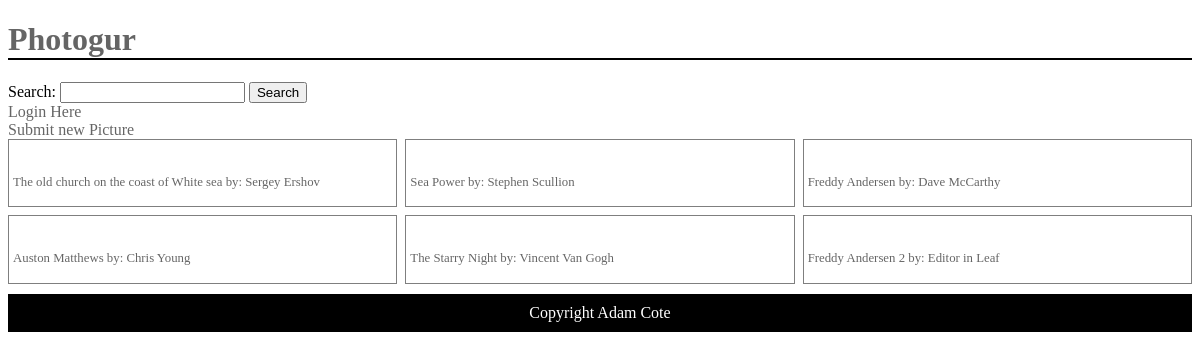
Page /pictures/ on the earlier database version.
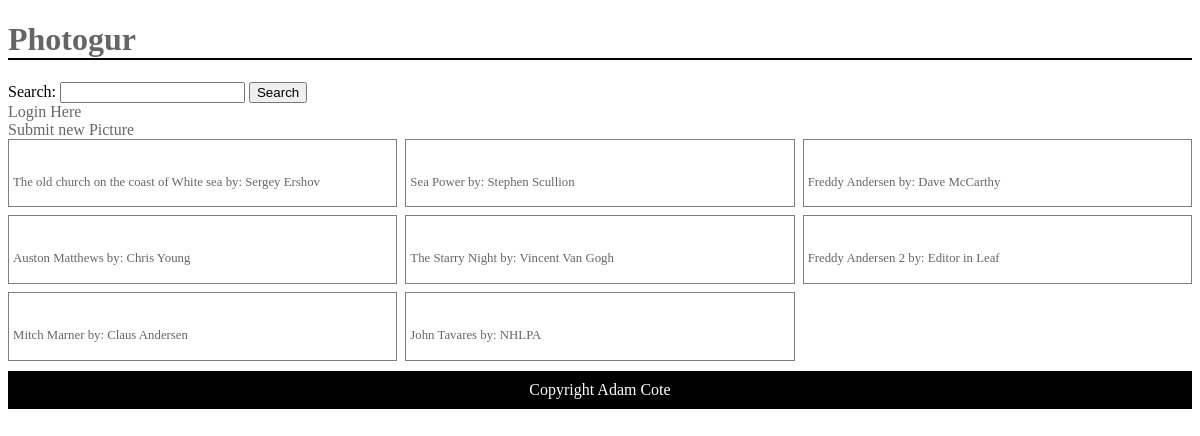
Same page on the later database version.
### photogur/models.py (models this page shows, shortened)
class Picture(models.Model):
    title = models.CharField(max_length=255)
    artist = models.CharField(max_length=255)
    url = models.CharField(max_length=255)
    user = models.ForeignKey(User , on_delete=models.CASCADE, related_name='pictures')

### photogur/views.py (the view)
# urls.py: path('pictures/', pictures, name="main_page"),
def pictures(request):
    context = {'pictures': Picture.objects.all()}
    response = render(request, 'pictures.html', context)
    return HttpResponse(response)

### photogur/templates/pictures.html (shortened to what this page needs)
{% extends 'base.html' %}
{% load staticfiles %}
{% block css %}
<link rel="stylesheet" href="{% static 'css/main.css' %}">
{% endblock %}
{% block content %}
{% for picture in pictures %}
<div class="pic">
    <a href="{% url 'picture_details' id=picture.pk %}">
    </a>
    <p class="caption">{{ picture.title }} by: {{ picture.artist }}</p>
</div>
{% endfor %}
{% endblock %}

### photogur/templates/base.html (shortened to what this page needs)
{% load staticfiles %}
<!DOCTYPE html>
<html lang="en">
<head>
    {% block css %}{% endblock %}
</head>
<body>
    <header>
        <h1> <a href="{% url 'main_page' %}">Photogur</a></h1>
        <form class="search" action="{% url 'picture_search' %}" method="GET">
            <label for="picture-search">
                <span>Search:</span>
                <input type="search" id="picture-search" name="query" value="{{ query }}"/>
            </label>
            <input type="submit" value="Search" />
        </form>
          {% if request.user.is_authenticated %}
            <a href="{% url 'logout' %}"> Logout Here </a>
        {% else %}
            <a href="{% url 'login' %}"> Login Here </a>
         {% endif %}
        <a href="{% url 'submit' %}">Submit new Picture</a>
    </header>
<main>
    {% block content %}
    {% endblock %}
</main>
    <footer> Copyright Adam Cote </footer>
</body>
</html>

### photogur/static/css/main.css (style rules this page uses)
main { display: grid; grid-template-columns: repeat(3,1fr); grid-auto-rows: auto; grid-gap: 0.5em; }
header a { text-decoration:none; color: black; opacity: 0.6; display: block }
header h1 { border-bottom: 2px solid black; }
footer { margin-top: 10px; width: 100%; padding: 10px 0px; display: block; text-align: center; background-color: black; color: white; }
.caption { opacity: 0.6; font-size: 0.8em; padding: 4px; }
.pic { border: 1px solid rgba(0,0,0,0.5) }

Differences in the rows shown:
added Picture: title "Mitch Marner", artist "Claus Andersen"
added Picture: title "John Tavares", artist "NHLPA"
